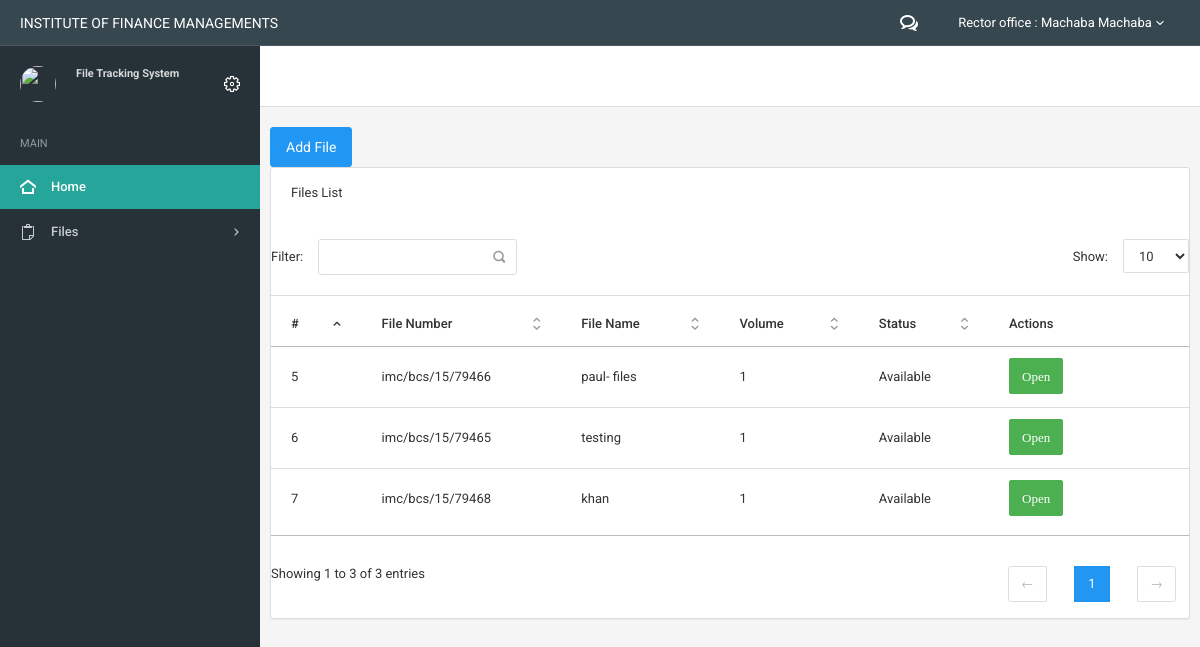
/files_in_shelf.php?page=1 (signed in), run on the app's committed database.
### tables this page shows
CREATE TABLE `sections_levels_list` (
  `sections_levels_list_id` int(11) NOT NULL,
  `name` varchar(100) NOT NULL,
  `level` int(11) NOT NULL,
  `section_levels_id` int(11) NOT NULL
);

CREATE TABLE `staffs` (
  `id` int(11) NOT NULL,
  `staff_id` varchar(100) NOT NULL,
  `fname` varchar(300) NOT NULL,
  `middle` varchar(300) NOT NULL,
  `lname` varchar(300) NOT NULL,
  `email` varchar(300) NOT NULL,
  `inside_section_list_id` int(11) NOT NULL,
  `phone` int(11) NOT NULL,
  `username` varchar(300) NOT NULL,
  `password` varchar(300) NOT NULL,
  `security_level_id` int(11) NOT NULL
);

CREATE TABLE `files` (
  `id` int(11) NOT NULL,
  `file_id` varchar(200) NOT NULL,
  `name` varchar(200) NOT NULL,
  `volume` int(11) NOT NULL,
  `file_type_id` int(11) NOT NULL,
  `cabinet_id` int(11) NOT NULL,
  `shelf_id` int(11) NOT NULL,
  `status` int(11) DEFAULT '1',
  `is_open` int(11) DEFAULT '1'
);

### Core/init.php (called while the page is built, shortened)
<?php
spl_autoload_register(function ($classes){
    $path = '../classes/'.$classes.'.class.php';
});
require_once '../classes/Connection.php';

### public/login_include.php (called while the page is built, shortened)
<?php
$session = new Session();
 ?>

### classes/session.class.php (called while the page is built, shortened)
<?php
class Session{
                                ?>
<?php
		private function checklogin(){
			if (isset($_SESSION['staff_email'])) {
				$this->staff_email = $_SESSION['staff_email'];
			} else {
				unset($this->staff_email);
				$this->logged = false;
			}
		}
}

### classes/Connection.php (called while the page is built, shortened)
<?php
class Connection{
    public $connect;
    public function open_connection() {
        $this->connect = mysqli_connect(DB_SERVER, DB_USER, DB_PASSWORD, DB_NAME);
    }
    public function select_query($sql){
        $r = $this->connect->query($sql);
        $m = array();
        while($row =$r->fetch_assoc()){
            $m[] = $row;
        }
        return $m;
    }
    public function query($sql){
        $r = mysqli_query($this->connect,$sql);
        $row = mysqli_fetch_assoc($r);
        return $row;
    }
}

### classes/staff.class.php (called while the page is built, shortened)
<?php
class Staff{
    public static function full_name($fname, $lname) {
        if ($fname <> '' && $lname <> '') {
            return $fname ." ". $lname;
        } else {
            return 'System user';
        }
    }
    public function staff_one($email){
        $select = new Connection();
        $row = $select->query("select * from staffs where email = '$email'");
        return $row;
    }
}

### classes/Section_levels_list.class.php (called while the page is built, shortened)
<?php
class Section_levels_list{
    public function select_section_level_list_id($pageid){
        $select = new Connection();
        $row = $select->query("select * from sections_levels_list where sections_levels_list_id = $pageid");
        return $row;
    }
}

### classes/shelf.class.php (called while the page is built, shortened)
<?php
class Shelf{
    public function open_shelfs($pageid){
         $select = new Connection();
        $page4 = $select->query("select * from shelf where shelf_id = '$pageid'");
        return $page4;
    }
}

### classes/files.class.php (called while the page is built, shortened)
<?php
class Files{
    public function files_shelf_id($id){
        $select = new Connection();
        $row = $select->select_query("select * from files where shelf_id = $id");
        return $row;
    }
}

### public/files_in_shelf.php (the view, shortened to what this page needs)
<!DOCTYPE html>
<?php
require_once '../Core/init.php';
include 'login_include.php';
if(isset($_GET['page'])){
    $pageid = $_GET['page'];
}
?>
<html lang="en">
<head>
        <?php    include D_TEMPLATE.'/header.php';?>
</head>
<body>
	<?php include D_TEMPLATE.'/navigation.php'?>
	<div class="page-container">
		<div class="page-content">
			<?php include D_TEMPLATE.'/sidebar.php'?>
			<div class="content-wrapper">
                            <?php include D_TEMPLATE.'/sub_header.php'?>
                            <section id="container" class="">
      <section id="main-content">
          <section class="wrapper">
              <div class="col-lg-12">
                   <button class="btn btn-primary btn-lg" data-toggle="modal" data-target="#myFiles">
                              Add File
                            </button>
                      <section class="panel">
                          <header class="panel-heading">
                              Files List
                          </header>
                          <div class="table-responsive" >
                            <table class="table" id="dataTables-example">
                              <thead>
                                <tr>
                                  <th>#</th>
                                  <th>File Number</th>
                                  <th>File Name</th>
                                  <th>Volume</th>
                                  <th>Status</th>
                                  <th>Actions</th>
                                </tr>
                              </thead>
                              <tbody>
                                  <?php
                                  $shelf = new Shelf();
                                  $shelf4 = $shelf->open_shelfs($pageid);
                                  $file = new Files();
                                  foreach ($file->files_shelf_id($shelf4['shelf_id']) as $file1){
                                  ?>
                                  <tr>
                                      <td><?php echo $file1['id']; ?></td>
                                      <td><?php echo $file1['file_id']; ?></td>
                                      <td><?php echo $file1['name']; ?></td>
                                  <td><?php echo $file1['volume']; ?></td>
                                  <td><?php
                                  if($file1['is_open'] == 0){
                                      echo "Closed";
                                  }else if($file1['is_open'] == 1){
                                    if($file1['status'] == 0){
                                      echo 'Onprocess ';
                                    }else if($file1['status'] == 1){
                                      echo 'Available ';
                                    }
                                  }
                                    ?></td>
                                 <td width="160">
                                     <a href="inside_file.php"><button class="btn btn-success icon-large edit-user-info-link">Open
                            </button> </a>
                                       </td>
                                </tr>
                            <?php  }
                               ?>
                              </tbody>
                            </table>
                          </div>
                      </section>
                  </div>
          </section>
      </section>
  </section>
					</div>
				</div>
			</div>
</body>
</html>

### public/template/navigation.php (shortened to what this page needs)
<div class="navbar navbar-inverse">
		<div class="navbar-header">
			<a class="navbar-brand" href="index.php">INSTITUTE OF FINANCE MANAGEMENTS</a>
		</div>
		<div class="navbar-collapse collapse" id="navbar-mobile">
			<ul class="nav navbar-nav navbar-right">
				<li class="dropdown" id="notification">
					<a href="#" class="dropdown-toggle" data-toggle="dropdown">
						<i class="icon-bubbles4"></i>
						<span class="badge bg-warning-400" id="testing"><?php
						$staff = new Staff();
						$receiver = $staff->staff_one($session->staff_email);
						?></span>
					</a>
				</li>
				<li class="dropdown dropdown-user">
					<a class="dropdown-toggle" data-toggle="dropdown">
						<span>
							<?php
							$staff = new Staff();
							$row = $staff->staff_one($session->staff_email);
							$fname = $row['fname'];
							$lname = $row['lname'];
							$office_id = $row['inside_section_list_id'];
							$section_level_list = new Section_levels_list();
							$office = $section_level_list->select_section_level_list_id($office_id);
							$row1 = Staff::full_name($fname,$lname);
							echo $office['name'].' : '.$row1;
							?>
							</span>
						<i class="caret"></i>
					</a>
				</li>
			</ul>
		</div>
	</div>

### data on the page
sections_levels_list: name "Rector office"
staffs: row1 "Machaba Machaba"
files: id "5", file "imc/bcs/15/79466", name "paul- files", volume "1", is_open "Available"
files: id "6", file "imc/bcs/15/79465", name "testing", volume "1", is_open "Available"
files: id "7", file "imc/bcs/15/79468", name "khan", volume "1", is_open "Available"
